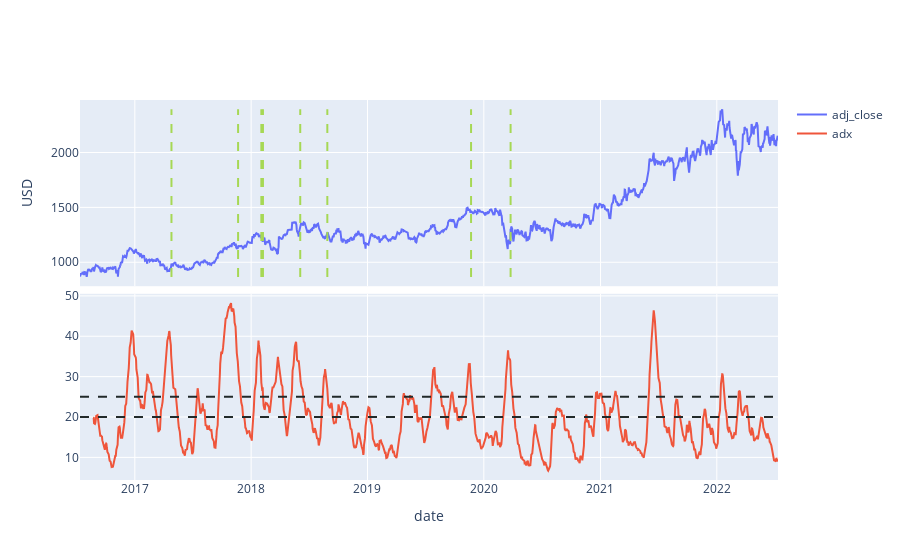

Write notebook code for a chart like this one.
### Code cell
df = dfs[0]
signals = df[df['adx_bull']==1]

fig = make_subplots(rows=2, cols=1,
                    shared_xaxes=True,
                    vertical_spacing=0.02)

# Add traces
fig.add_trace(go.Scatter(x=df['date'], 
                         y=df['adj_close'], 
                         mode='lines', 
                         name='adj_close', 
                         ), row=1, col=1)
fig.add_trace(go.Scatter(x=df['date'], 
                         y=df['adx'], 
                         mode='lines', 
                         name='adx', 
                         ), row=2, col=1)
fig.add_trace(go.Scatter(x=df['date'], 
                         y=[20]*len(df['date']), 
                         mode='lines', 
                         line=dict(color='#222A2A', dash='dash'),
                         showlegend=False
                         ), row=2, col=1)
fig.add_trace(go.Scatter(x=df['date'], 
                         y=[25]*len(df['date']), 
                         mode='lines', 
                         line=dict(color='#222A2A', dash='dash'),
                         showlegend=False
                         ), row=2, col=1)

# Add signals
n = 0
for n in range(len(signals)):
    fig.add_trace(go.Scatter(x=[signals.iloc[n]['date'], signals.iloc[n]['date']], 
                             y=[min(df['adj_close']),max(df['adj_close'])], 
                             mode='lines',
                             line=dict(color='rgb(166,216,84)', dash='dash'),
                             showlegend=False
                             ), row=1, col=1)
    n = n+1

fig.update_layout(yaxis=dict(title='USD'))
fig.update_xaxes(title_text="date", row=2, col=1)

# py.iplot(fig, filename='VTI_20130102_20181231_adx')

### Figure 1 — Plotly figure (JSON) as saved in the notebook; plotly's stock layout.template omitted (floating-point values rounded to 4 significant figures; data arrays with more than 128 entries replaced by an {"elided": "..."} marker saying what was removed)
{"data": [{"mode": "lines", "name": "adj_close", "type": "scatter", "x": {"elided": "1431 str values"}, "xaxis": "x", "y": {"elided": "1431 float values"}, "yaxis": "y"}, {"mode": "lines", "name": "adx", "type": "scatter", "x": {"elided": "1431 str values"}, "xaxis": "x2", "y": {"elided": "1431 float values"}, "yaxis": "y2"}, {"line": {"color": "#222A2A", "dash": "dash"}, "mode": "lines", "showlegend": false, "type": "scatter", "x": {"elided": "1431 str values"}, "xaxis": "x2", "y": {"elided": "1431 int values"}, "yaxis": "y2"}, {"line": {"color": "#222A2A", "dash": "dash"}, "mode": "lines", "showlegend": false, "type": "scatter", "x": {"elided": "1431 str values"}, "xaxis": "x2", "y": {"elided": "1431 int values"}, "yaxis": "y2"}, {"line": {"color": "rgb(166,216,84)", "dash": "dash"}, "mode": "lines", "showlegend": false, "type": "scatter", "x": ["2017-04-26T00:00:00", "2017-04-26T00:00:00"], "xaxis": "x", "y": [866.8, 2393.0], "yaxis": "y"}, {"line": {"color": "rgb(166,216,84)", "dash": "dash"}, "mode": "lines", "showlegend": false, "type": "scatter", "x": ["2017-11-21T00:00:00", "2017-11-21T00:00:00"], "xaxis": "x", "y": [866.8, 2393.0], "yaxis": "y"}, {"line": {"color": "rgb(166,216,84)", "dash": "dash"}, "mode": "lines", "showlegend": false, "type": "scatter", "x": ["2018-02-02T00:00:00", "2018-02-02T00:00:00"], "xaxis": "x", "y": [866.8, 2393.0], "yaxis": "y"}, {"line": {"color": "rgb(166,216,84)", "dash": "dash"}, "mode": "lines", "showlegend": false, "type": "scatter", "x": ["2018-02-07T00:00:00", "2018-02-07T00:00:00"], "xaxis": "x", "y": [866.8, 2393.0], "yaxis": "y"}, {"line": {"color": "rgb(166,216,84)", "dash": "dash"}, "mode": "lines", "showlegend": false, "type": "scatter", "x": ["2018-06-04T00:00:00", "2018-06-04T00:00:00"], "xaxis": "x", "y": [866.8, 2393.0], "yaxis": "y"}, {"line": {"color": "rgb(166,216,84)", "dash": "dash"}, "mode": "lines", "showlegend": false, "type": "scatter", "x": ["2018-08-28T00:00:00", "2018-08-28T00:00:00"], "xaxis": "x", "y": [866.8, 2393.0], "yaxis": "y"}, {"line": {"color": "rgb(166,216,84)", "dash": "dash"}, "mode": "lines", "showlegend": false, "type": "scatter", "x": ["2019-11-22T00:00:00", "2019-11-22T00:00:00"], "xaxis": "x", "y": [866.8, 2393.0], "yaxis": "y"}, {"line": {"color": "rgb(166,216,84)", "dash": "dash"}, "mode": "lines", "showlegend": false, "type": "scatter", "x": ["2020-03-25T00:00:00", "2020-03-25T00:00:00"], "xaxis": "x", "y": [866.8, 2393.0], "yaxis": "y"}], "layout": {"xaxis": {"anchor": "y", "domain": [0, 1], "matches": "x2", "showticklabels": false}, "xaxis2": {"anchor": "y2", "domain": [0, 1], "title": {"text": "date"}}, "yaxis": {"anchor": "x", "domain": [0.51, 1], "title": {"text": "USD"}}, "yaxis2": {"anchor": "x2", "domain": [0, 0.49]}}}
